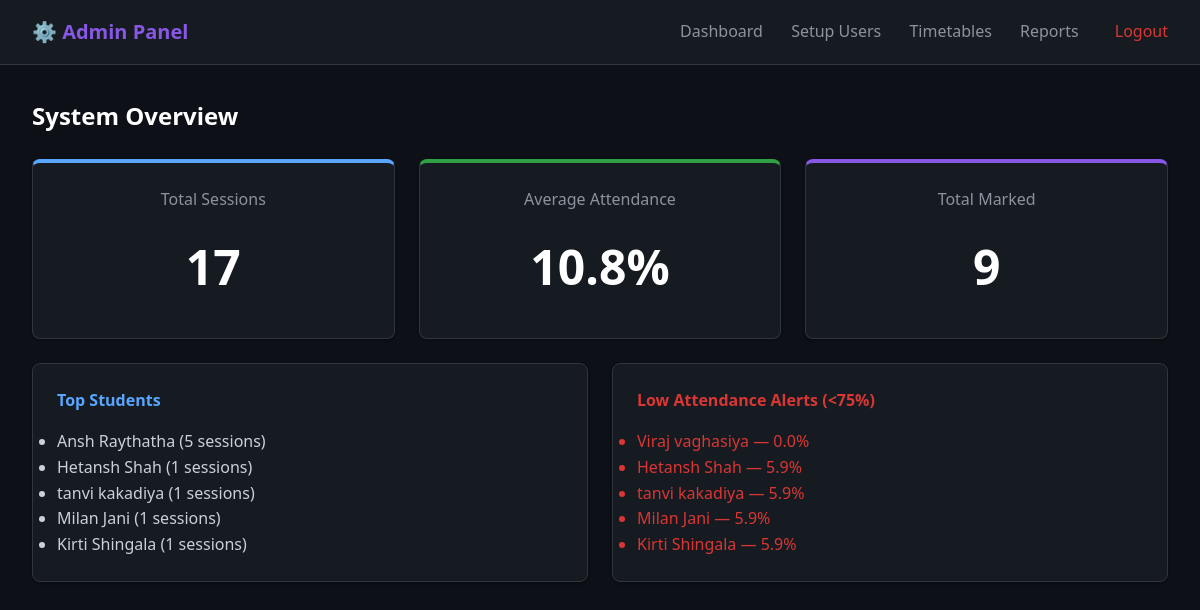
/admin (signed in), run on the app's committed database.
### tables this page shows
CREATE TABLE students (
                id INTEGER PRIMARY KEY AUTOINCREMENT,
                student_id TEXT UNIQUE NOT NULL,
                name TEXT NOT NULL,
                email TEXT UNIQUE NOT NULL,
                department TEXT NOT NULL,
                created_at TIMESTAMP DEFAULT CURRENT_TIMESTAMP,
                is_active BOOLEAN DEFAULT 1
            );

### app.py (the view)
    def wrap(*args, **kwargs):
        if not session.get("admin_logged_in"):
            return redirect(url_for("admin_login"))
        return f(*args, **kwargs)

### app.py (called while the page is built)
def admin_required(f):
    def wrap(*args, **kwargs):
        if not session.get("admin_logged_in"):
            return redirect(url_for("admin_login"))
        return f(*args, **kwargs)
    wrap.__name__ = f.__name__
    return wrap

@app.route("/admin")
@admin_required
def admin_dashboard():
    stats = analytics_service.get_system_statistics()
    return render_template("admin_dashboard.html", stats=stats)

### database.py (called while the page is built)
    def connect(self):
        self.conn = sqlite3.connect(DB_PATH)
        self.cursor = self.conn.cursor()

    def disconnect(self):
        if self.conn:
            self.conn.close()

### templates/admin_dashboard.html (shortened to what this page needs)
{% extends "admin_base.html" %}
{% block content %}
<h2>System Overview</h2>
<div class="grid-cards">
    <div class="stat-card stat-blue">
        <p>Total Sessions</p>
        <h3>{{ stats.total_sessions }}</h3>
    </div>
    <div class="stat-card stat-green">
        <p>Average Attendance</p>
        <h3>{{ stats.average_attendance|round(1) }}%</h3>
    </div>
    <div class="stat-card stat-purple">
        <p>Total Marked</p>
        <h3>{{ stats.total_marked }}</h3>
    </div>
</div>
<div class="grid-cards">
    <div class="stat-card" style="text-align: left;">
        <h4 style="color: var(--accent-blue);">Top Students</h4>
        <ul>
            {% for name, count in stats.top_students %}
                <li>{{ name }} ({{ count }} sessions)</li>
            {% else %}
                <li style="color: var(--text-muted);">No data yet</li>
            {% endfor %}
        </ul>
    </div>
    <div class="stat-card" style="text-align: left;">
        <h4 style="color: var(--accent-red);">Low Attendance Alerts (<75%)</h4>
        <ul>
            {% for name, rate in stats.low_attendance_students %}
                <li style="color: var(--accent-red);">{{ name }} — {{ rate|round(1) }}%</li>
            {% else %}
                <li style="color: var(--accent-green);">All good!</li>
            {% endfor %}
        </ul>
    </div>
</div>
{% endblock %}

### static/css/styles.css (style rules this page uses)
:root { --bg-primary: #0d1117; --bg-card: #161b22; --bg-hover: #1f2428; --border-color: #30363d; --text-primary: #c9d1d9; --text-muted: #8b949e; --accent-blue: #58a6ff; --accent-green: #2ea043; --accent-red: #da3633; --accent-gold: #d29922; --accent-purple: #8957e5; --shadow-sm: 0 1px 3px rgba(0,0,0,0.12), 0 1px 2px rgba(0,0,0,0.24); --shadow-md: 0 4px 6px rgba(0,0,0,0.3); --radius-md: 8px; --radius-lg: 12px; }
* { box-sizing: border-box; margin: 0; padding: 0; }
body { font-family: 'Segoe UI', system-ui, -apple-system, sans-serif; background-color: var(--bg-primary); color: var(--text-primary); line-height: 1.6; min-height: 100vh; display: flex; flex-direction: column; }
h1, h2, h3, h4 { color: white; font-weight: 600; margin-bottom: 1rem; }
h2 { font-size: 1.5rem; }
p { margin-bottom: 1rem; color: var(--text-muted); }
.grid-cards { display: grid; grid-template-columns: repeat(auto-fit, minmax(250px, 1fr)); gap: 1.5rem; margin-top: 1.5rem; }
.stat-card { background: var(--bg-card); padding: 1.5rem; border-radius: var(--radius-md); border: 1px solid var(--border-color); text-align: center; box-shadow: var(--shadow-sm); }
.stat-card h3 { font-size: 3rem; margin: 0.5rem 0; }
.stat-blue { color: var(--accent-blue); border-top: 4px solid var(--accent-blue); }
.stat-green { color: var(--accent-green); border-top: 4px solid var(--accent-green); }
.stat-purple { color: var(--accent-purple); border-top: 4px solid var(--accent-purple); }

### data on the page
students: name "Ansh Raythatha", count "5"
students: name "Hetansh Shah", is_active "1", rate "5.9"
students: name "tanvi kakadiya", is_active "1", rate "5.9"
students: name "Milan Jani", is_active "1", rate "5.9"
students: name "Kirti Shingala", is_active "1", rate "5.9"
students: name "Viraj vaghasiya", rate "0.0"

### other printed values
{{ stats.total_sessions }} "17"
{{ stats.average_attendance|round(1) }} "10.8"
{{ stats.total_marked }} "9"
